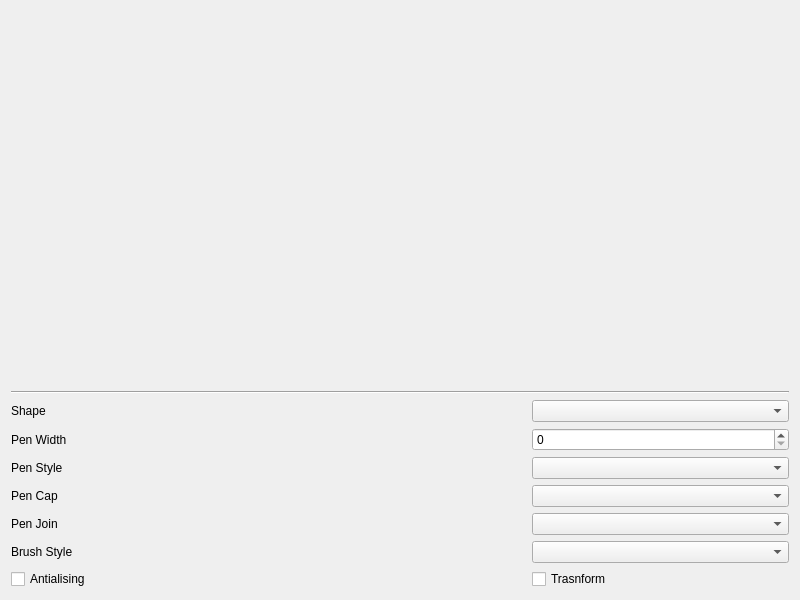
<?xml version="1.0" encoding="UTF-8"?>
<ui version="4.0">
 <class>ShapeMaker</class>
 <widget class="QWidget" name="ShapeMaker">
  <property name="geometry">
   <rect>
    <x>0</x>
    <y>0</y>
    <width>800</width>
    <height>600</height>
   </rect>
  </property>
  <property name="windowTitle">
   <string>ShapeMaker</string>
  </property>
  <layout class="QVBoxLayout" name="verticalLayout_2" stretch="3,1">
   <item>
    <widget class="ShapeCanvas" name="ShapeCanvas_widget" native="true"/>
   </item>
   <item>
    <layout class="QVBoxLayout" name="verticalLayout">
     <item>
      <widget class="Line" name="line">
       <property name="orientation">
        <enum>Qt::Horizontal</enum>
       </property>
      </widget>
     </item>
     <item>
      <layout class="QHBoxLayout" name="horizontalLayout" stretch="1,1,1">
       <item>
        <widget class="QLabel" name="label_shape">
         <property name="text">
          <string>Shape</string>
         </property>
        </widget>
       </item>
       <item>
        <spacer name="horizontalSpacer">
         <property name="orientation">
          <enum>Qt::Horizontal</enum>
         </property>
         <property name="sizeHint" stdset="0">
          <size>
           <width>40</width>
           <height>20</height>
          </size>
         </property>
        </spacer>
       </item>
       <item>
        <widget class="QComboBox" name="comboBox_shape"/>
       </item>
      </layout>
     </item>
     <item>
      <layout class="QHBoxLayout" name="horizontalLayout_2" stretch="1,1,1">
       <item>
        <widget class="QLabel" name="label_pen_width">
         <property name="text">
          <string>Pen Width</string>
         </property>
        </widget>
       </item>
       <item>
        <spacer name="horizontalSpacer_2">
         <property name="orientation">
          <enum>Qt::Horizontal</enum>
         </property>
         <property name="sizeHint" stdset="0">
          <size>
           <width>40</width>
           <height>20</height>
          </size>
         </property>
        </spacer>
       </item>
       <item>
        <widget class="QSpinBox" name="spinBox_pen_width"/>
       </item>
      </layout>
     </item>
     <item>
      <layout class="QHBoxLayout" name="horizontalLayout_5" stretch="1,1,1">
       <item>
        <widget class="QLabel" name="label_pen_style">
         <property name="text">
          <string>Pen Style</string>
         </property>
        </widget>
       </item>
       <item>
        <spacer name="horizontalSpacer_5">
         <property name="orientation">
          <enum>Qt::Horizontal</enum>
         </property>
         <property name="sizeHint" stdset="0">
          <size>
           <width>40</width>
           <height>20</height>
          </size>
         </property>
        </spacer>
       </item>
       <item>
        <widget class="QComboBox" name="comboBox_pen_style"/>
       </item>
      </layout>
     </item>
     <item>
      <layout class="QHBoxLayout" name="horizontalLayout_6" stretch="1,1,1">
       <item>
        <widget class="QLabel" name="label_cap">
         <property name="text">
          <string>Pen Cap</string>
         </property>
        </widget>
       </item>
       <item>
        <spacer name="horizontalSpacer_6">
         <property name="orientation">
          <enum>Qt::Horizontal</enum>
         </property>
         <property name="sizeHint" stdset="0">
          <size>
           <width>40</width>
           <height>20</height>
          </size>
         </property>
        </spacer>
       </item>
       <item>
        <widget class="QComboBox" name="comboBox_pen_cap"/>
       </item>
      </layout>
     </item>
     <item>
      <layout class="QHBoxLayout" name="horizontalLayout_7" stretch="1,1,1">
       <item>
        <widget class="QLabel" name="label_pen_join">
         <property name="text">
          <string>Pen Join</string>
         </property>
        </widget>
       </item>
       <item>
        <spacer name="horizontalSpacer_7">
         <property name="orientation">
          <enum>Qt::Horizontal</enum>
         </property>
         <property name="sizeHint" stdset="0">
          <size>
           <width>40</width>
           <height>20</height>
          </size>
         </property>
        </spacer>
       </item>
       <item>
        <widget class="QComboBox" name="comboBox_pen_join"/>
       </item>
      </layout>
     </item>
     <item>
      <layout class="QHBoxLayout" name="horizontalLayout_4" stretch="1,1,1">
       <item>
        <widget class="QLabel" name="label_brush_style">
         <property name="text">
          <string>Brush Style</string>
         </property>
        </widget>
       </item>
       <item>
        <spacer name="horizontalSpacer_4">
         <property name="orientation">
          <enum>Qt::Horizontal</enum>
         </property>
         <property name="sizeHint" stdset="0">
          <size>
           <width>40</width>
           <height>20</height>
          </size>
         </property>
        </spacer>
       </item>
       <item>
        <widget class="QComboBox" name="comboBox_brush_style"/>
       </item>
      </layout>
     </item>
     <item>
      <layout class="QHBoxLayout" name="horizontalLayout_3" stretch="1,1,1">
       <item>
        <widget class="QCheckBox" name="checkBox_antialising">
         <property name="text">
          <string>Antialising</string>
         </property>
        </widget>
       </item>
       <item>
        <spacer name="horizontalSpacer_3">
         <property name="orientation">
          <enum>Qt::Horizontal</enum>
         </property>
         <property name="sizeHint" stdset="0">
          <size>
           <width>40</width>
           <height>20</height>
          </size>
         </property>
        </spacer>
       </item>
       <item>
        <widget class="QCheckBox" name="checkBox_trasnform">
         <property name="text">
          <string>Trasnform</string>
         </property>
        </widget>
       </item>
      </layout>
     </item>
    </layout>
   </item>
  </layout>
 </widget>
 <customwidgets>
  <customwidget>
   <class>ShapeCanvas</class>
   <extends>QWidget</extends>
   <header>shapecanvas.h</header>
   <container>1</container>
  </customwidget>
 </customwidgets>
 <resources/>
 <connections/>
</ui>
